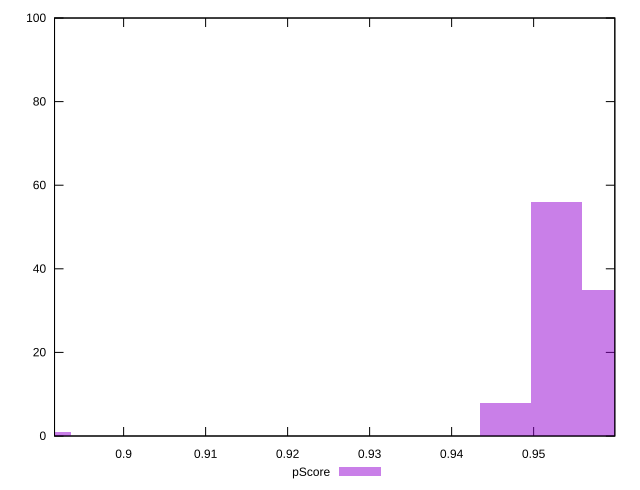

Write the gnuplot code that produced this figure.
reset

$pScore <<EOF
0.8905042962082338 1
0.9465500211444163 8
0.9527773239151033 56
0.9590046266857902 35
EOF

set key outside below
set boxwidth 0.00622730277068695
set xrange [0.8915747741396771:0.9599013047023772]
set yrange [0:100]
set trange [0:100]
set style fill transparent solid 0.5 noborder
set terminal svg size 640, 490 enhanced background rgb 'white'
set output "report_00018_2021-02-10T15-25-16.877Z/mainthread-work-breakdown/samples/pages+cached/pScore/histogram.svg"

plot $pScore title "pScore" with boxes

reset
